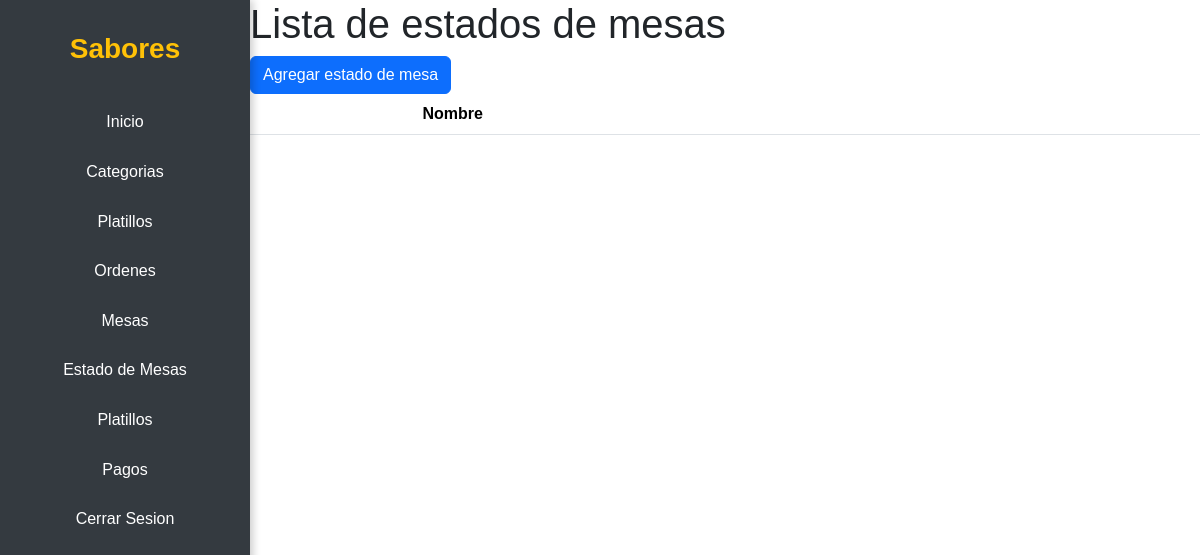
The page /ordenes/mesas_estado/ (signed in) on the database as committed earlier.
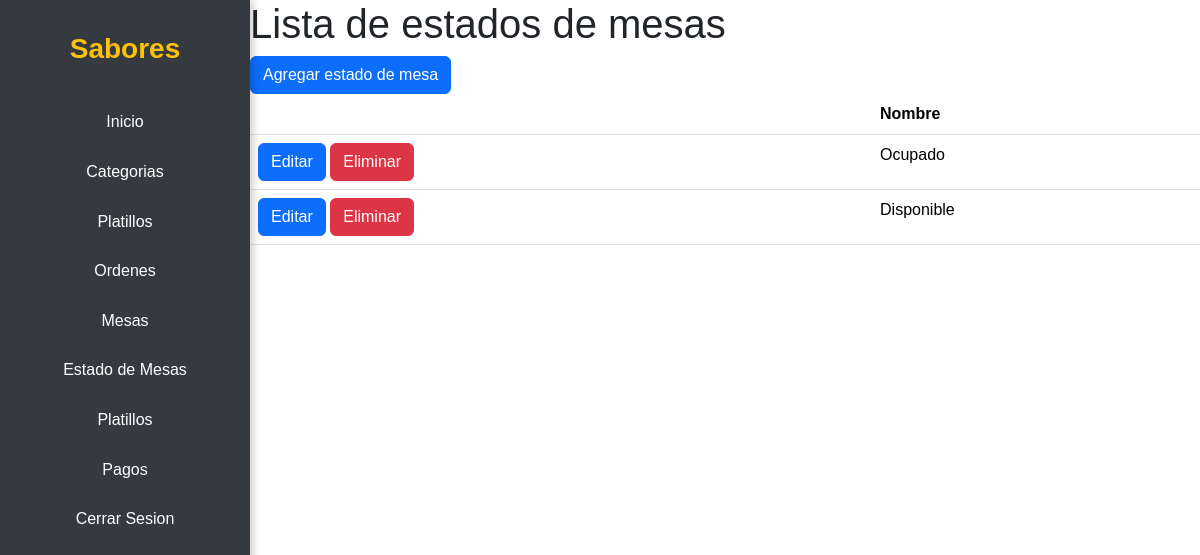
The same page on the database as committed later.
### apps/ordenes/models.py (models this page shows, shortened)
class MesaEstado(models.Model):
    nombre = models.CharField(max_length=50)

### apps/ordenes/views.py (the view)
# urls.py: path('mesas_estado/', views.MesaEstadoListView.as_view(), name='mesas_estado_list'),
class MesaEstadoListView(LoginRequiredMixin, ListView):
    model = MesaEstado
    template_name = 'mesas/mesas_estado_list.html'
    context_object_name = 'mesas_estados'

### templates/mesas/mesas_estado_list.html
{% extends 'main/base.html' %}
{% block content %}
<h1>Lista de estados de mesas</h1>
<a class="btn btn-primary" href="{% url 'ordenes:mesas_estado_create' %}">Agregar estado de mesa</a>
<table class="table">
    <thead>
        <tr>
            <th></th>
            <th>Nombre</th>
        </tr>
    </thead>
    <tbody>
        {% for mesa_estado in mesas_estados %}
        <tr>
            <td>
                <a class="btn btn-primary" href="{% url 'ordenes:mesas_estado_update' mesa_estado.pk %}">Editar</a>
                <a class="btn btn-danger" href="{% url 'ordenes:mesas_estado_delete' mesa_estado.pk %}">Eliminar</a>
            </td>
            <td>{{ mesa_estado.nombre }}</td>
        </tr>
        {% endfor %}
    </tbody>
</table>
{% endblock %}

Rows that differ between the two databases and show on the page:
added MesaEstado: nombre "Ocupado"
added MesaEstado: nombre "Disponible"
